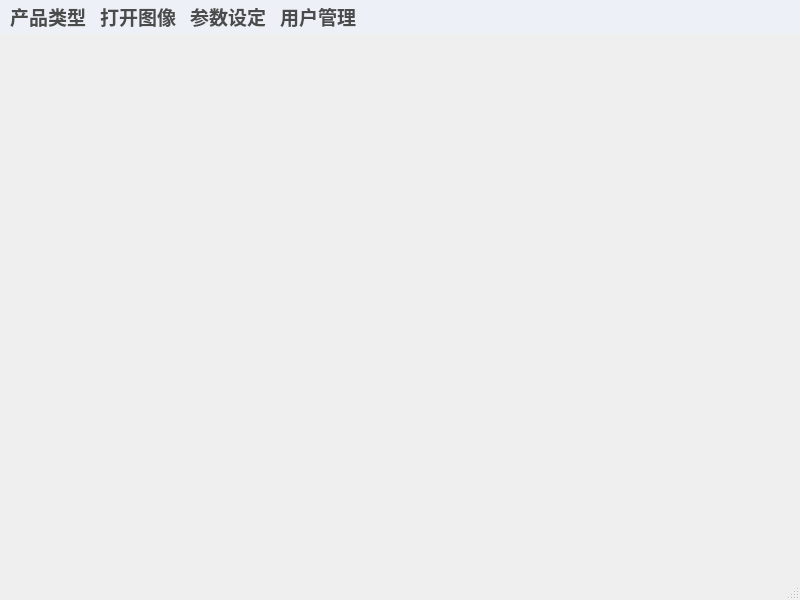
<?xml version="1.0" encoding="UTF-8"?>
<ui version="4.0">
 <class>MainWindow</class>
 <widget class="QMainWindow" name="MainWindow">
  <property name="geometry">
   <rect>
    <x>0</x>
    <y>0</y>
    <width>800</width>
    <height>600</height>
   </rect>
  </property>
  <property name="font">
   <font>
    <pointsize>9</pointsize>
    <bold>false</bold>
   </font>
  </property>
  <property name="windowTitle">
   <string>MainWindow</string>
  </property>
  <widget class="QWidget" name="centralwidget">
   <layout class="QHBoxLayout" name="horizontalLayout" stretch="7,3">
    <property name="spacing">
     <number>0</number>
    </property>
    <property name="leftMargin">
     <number>0</number>
    </property>
    <property name="topMargin">
     <number>0</number>
    </property>
    <property name="rightMargin">
     <number>0</number>
    </property>
    <property name="bottomMargin">
     <number>0</number>
    </property>
    <item>
     <widget class="QWidget" name="widget_region_camera" native="true">
      <property name="styleSheet">
       <string notr="true"/>
      </property>
     </widget>
    </item>
    <item>
     <widget class="QWidget" name="widget_region_operation" native="true"/>
    </item>
   </layout>
  </widget>
  <widget class="QStatusBar" name="statusbar"/>
  <widget class="QMenuBar" name="menubar">
   <property name="geometry">
    <rect>
     <x>0</x>
     <y>0</y>
     <width>800</width>
     <height>33</height>
    </rect>
   </property>
   <property name="minimumSize">
    <size>
     <width>0</width>
     <height>0</height>
    </size>
   </property>
   <property name="sizeIncrement">
    <size>
     <width>0</width>
     <height>0</height>
    </size>
   </property>
   <property name="font">
    <font>
     <pointsize>14</pointsize>
     <bold>true</bold>
     <kerning>true</kerning>
    </font>
   </property>
   <property name="styleSheet">
    <string notr="true">color: rgb(73, 76, 75);
background-color: #edf1f7;</string>
   </property>
   <property name="defaultUp">
    <bool>false</bool>
   </property>
   <property name="nativeMenuBar">
    <bool>true</bool>
   </property>
   <widget class="QMenu" name="menu_product_type">
    <property name="minimumSize">
     <size>
      <width>0</width>
      <height>0</height>
     </size>
    </property>
    <property name="autoFillBackground">
     <bool>false</bool>
    </property>
    <property name="styleSheet">
     <string notr="true"/>
    </property>
    <property name="title">
     <string>产品类型</string>
    </property>
   </widget>
   <widget class="QMenu" name="menu_open_image">
    <property name="title">
     <string>打开图像</string>
    </property>
    <addaction name="action_open_folder"/>
   </widget>
   <widget class="QMenu" name="menu_parameter_setting">
    <property name="title">
     <string>参数设定</string>
    </property>
    <addaction name="action_parameter"/>
    <addaction name="action_camera"/>
   </widget>
   <widget class="QMenu" name="menu_user">
    <property name="minimumSize">
     <size>
      <width>48</width>
      <height>48</height>
     </size>
    </property>
    <property name="baseSize">
     <size>
      <width>0</width>
      <height>0</height>
     </size>
    </property>
    <property name="font">
     <font>
      <pointsize>9</pointsize>
      <bold>false</bold>
      <kerning>true</kerning>
     </font>
    </property>
    <property name="toolTip">
     <string>用户管理</string>
    </property>
    <property name="tearOffEnabled">
     <bool>false</bool>
    </property>
    <property name="title">
     <string>用户管理</string>
    </property>
    <property name="separatorsCollapsible">
     <bool>false</bool>
    </property>
    <property name="toolTipsVisible">
     <bool>true</bool>
    </property>
   </widget>
   <addaction name="menu_product_type"/>
   <addaction name="menu_open_image"/>
   <addaction name="menu_parameter_setting"/>
   <addaction name="menu_user"/>
  </widget>
  <action name="action_parameter">
   <property name="icon">
    <iconset resource="../../resource.qrc">
     <normaloff>:/assets/yingjianguanli.png</normaloff>:/assets/yingjianguanli.png</iconset>
   </property>
   <property name="text">
    <string>IO参数</string>
   </property>
   <property name="font">
    <font>
     <bold>true</bold>
    </font>
   </property>
  </action>
  <action name="action_camera">
   <property name="icon">
    <iconset resource="../../resource.qrc">
     <normaloff>:/assets/xiangjicanshu.png</normaloff>:/assets/xiangjicanshu.png</iconset>
   </property>
   <property name="text">
    <string>Camera参数</string>
   </property>
   <property name="font">
    <font>
     <bold>true</bold>
    </font>
   </property>
  </action>
  <action name="action_open_folder">
   <property name="icon">
    <iconset resource="../../resource.qrc">
     <normaloff>:/assets/folder.png</normaloff>:/assets/folder.png</iconset>
   </property>
   <property name="text">
    <string>打开文件夹</string>
   </property>
  </action>
 </widget>
 <resources>
  <include location="../../resource.qrc"/>
 </resources>
 <connections/>
</ui>
